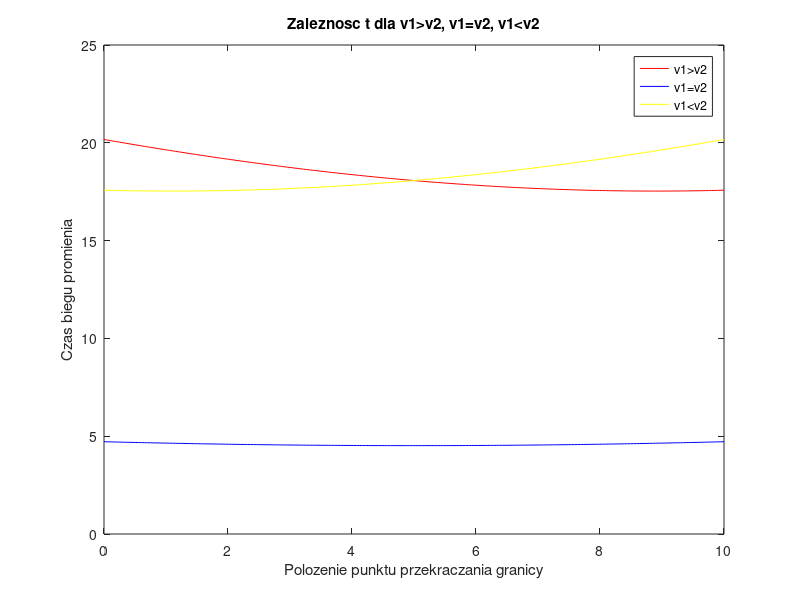

MATLAB code for this plot:
% Tomasz Targiel
% Lista 8
% Zadanie 2

% Program tworzy wykres zaleznosci calkowitego czasu biegu promienia t od polozenia punktu przekraczania granicy osrodkow x

clear;
clc;

% Predkosci
v1 = [7 7 1];
v2 = [1 7 7];
x = linspace(0, 10, 200); % Zakres
h1 = 15;
h2 = - h1;

s1 = sqrt((x(1) - x) .^ 2 + h1 ^ 2); % Odleglosc 1 punktu
s2 = sqrt((x - x(end)) .^ 2 + h2 ^ 2); % Odleglosc 2 punktu

% Czasy promieni
t1 = s1 ./ v1(1) + s2 ./ v2(1);
t2 = s1 ./ v1(2) + s2 ./ v2(2);
t3 = s1 ./ v1(3) + s2 ./ v2(3);

plot(x, t1, "r", x, t2, "b", x, t3, "y"); % Rysuje wykres

title("Zaleznosc t dla v1>v2, v1=v2, v1<v2")
xlabel("Polozenie punktu przekraczania granicy")
ylabel("Czas biegu promienia")
legend("v1>v2", "v1=v2", "v1<v2")
